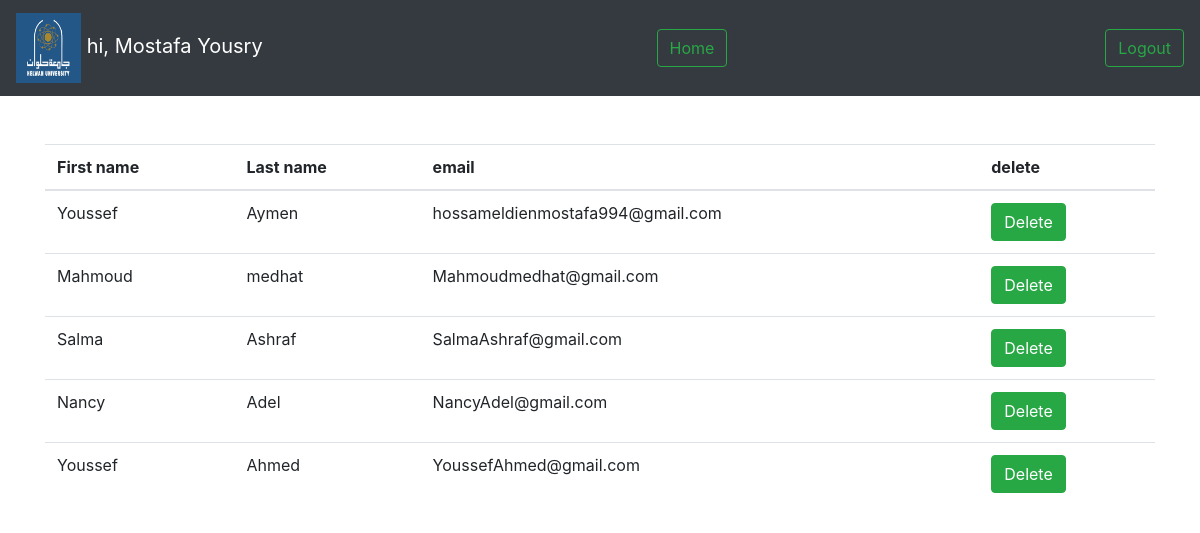
The app's page /views/admin_view_students.php (signed in) with its own data.
### tables this page shows
CREATE TABLE `user` (
  `id` int(11) NOT NULL,
  `type` varchar(100) NOT NULL,
  `username` varchar(100) NOT NULL,
  `password` varchar(100) NOT NULL,
  `email` varchar(100) NOT NULL,
  `fname` varchar(100) NOT NULL,
  `lname` varchar(100) NOT NULL,
  `age` int(11) NOT NULL,
  `phone` varchar(100) NOT NULL,
  `address` varchar(100) NOT NULL,
  `photo` varchar(100) NOT NULL
);

### include/connect.php (called while the page is built)
<?php
$host = 'localhost';
$dbName = 'faculity';
$dbUser= 'root';
$dbPass = '';
?>

### include/DatabaseConnectionSingleton.php (called while the page is built, shortened)
<?php
class Singleton {
	private static  $uniqueinstance = null;
	public static function getinstance()
	{
		if(@self::$uniqueinstance == null)
		{
			require 'connect.php';
			self::$uniqueinstance =  new mysqli($host, $dbUser, $dbPass, $dbName);
		}
		return self::$uniqueinstance;
	}
}
?>

### include/DatabaseClass.php (called while the page is built, shortened)
<?php
class database {
    public $conn;
	function __construct() {
		require_once 'connect.php';
		include_once 'DatabaseConnectionSingleton.php';
		$this->conn = Singleton::getinstance();
    }
	function check($sql)
	{
		if ($result = $this->conn->query($sql)) {
			$num = $result->num_rows;
			return $num;
        }
	}
	function display($sql)
	{
		if ($result = $this->conn->query($sql)) {
            $num = $result->num_rows;
            if ($num > 0) {
                for ($i = 0; $i < $num; $i++) {
                    $data[$i] = $result->fetch_array(MYSQLI_ASSOC);
                }return $data;
            }
        } else {
            throw new Exception("problem in query:".$sql);
        }
	}
}
?>

### views/admin_view_students.php (the view, shortened to what this page needs)
<?php
if($_SESSION['username'] && $_SESSION['type'] == "admin")
{?>
<?php
	include_once '../include/DatabaseClass.php';
	$db = new database();
	$sql = "SELECT * FROM user WHERE type = 'student'";
	$result = $db->display($sql);
	$numrows = $db->check($sql);
	?>
<head>
	<link rel="stylesheet" href="../bootstrap-4.6.1-dist/css/bootstrap.min.css">
</head>
<body>
	<nav class="navbar navbar-dark bg-dark">
        <a class="navbar-brand" href="#">
		<img src="../images/Assets/download (1).png" alt="" width="65" height="70">
            hi, <?php echo $_SESSION['fname'] . " " . $_SESSION['lname']; ?>
        </a>
		<form action="admin_home.php" method="post" class="form-inline" style="margin:0;">
			<button class="btn btn-outline-success my-2 my-sm-0" type="submit" name="submitLogout">Home</button>
		</form>
		<form action="../controller/LogoutController.php" method="post" class="form-inline" style="margin:0;">
			<button class="btn btn-outline-success my-2 my-sm-0" type="submit" name="submitLogout">Logout</button>
		</form>
    </nav>
	<div class="container mt-5">
<?php
    if (!$numrows) {
        echo '<p>No results found.</p>';
    }
	else {
    ?>
		<table class="table">
		  <thead>
			<tr>
			  <th scope="col">First name</th>
			  <th scope="col">Last name</th>
			  <th scope="col">email</th>
			  <th scope="col">delete</th>
			</tr>
		  </thead>
		  <tbody>
		    <?php for ($x = 0; $x < $numrows; $x++) { ?>
			<tr id="record_<?php echo $result[$x]['id']; ?>">
			  <td><?php echo $result[$x]['fname']; ?></td>
			  <td><?php echo $result[$x]['lname']; ?></td>
			  <td><?php echo $result[$x]['email']; ?></td>
			  <td><button type="button" id="delete" class="btn btn-success" onclick="DeleteUser(<?php echo $result[$x]['id']; ?>)">Delete</button></td>
			</tr>
			<?php } ?>
		  </tbody>
		</table>
		<?php
		}
		?>
</body>
<?php
}
else
{
	header("location:../index.php");
}
?>

### records on screen
user: fname "Youssef", lname "Aymen", email "hossameldienmostafa994@gmail.com"
user: fname "Mahmoud", lname "medhat", email "Mahmoudmedhat@gmail.com"
user: fname "Salma", lname "Ashraf", email "SalmaAshraf@gmail.com"
user: fname "Nancy", lname "Adel", email "NancyAdel@gmail.com"
user: fname "Youssef", lname "Ahmed", email "YoussefAhmed@gmail.com"

### other values on screen
$_SESSION['fname'] "Mostafa"
$_SESSION['lname'] "Yousry"
